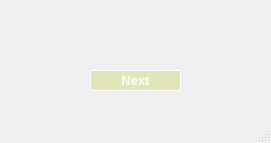
<?xml version="1.0" encoding="UTF-8"?>
<ui version="4.0">
 <class>MainWindow</class>
 <widget class="QMainWindow" name="MainWindow">
  <property name="geometry">
   <rect>
    <x>0</x>
    <y>0</y>
    <width>271</width>
    <height>143</height>
   </rect>
  </property>
  <property name="windowTitle">
   <string>MainWindow</string>
  </property>
  <widget class="QWidget" name="centralwidget">
   <widget class="QLabel" name="label">
    <property name="geometry">
     <rect>
      <x>0</x>
      <y>0</y>
      <width>271</width>
      <height>91</height>
     </rect>
    </property>
    <property name="text">
     <string/>
    </property>
    <property name="pixmap">
     <pixmap>../images/TBB_HT.png</pixmap>
    </property>
    <property name="scaledContents">
     <bool>true</bool>
    </property>
   </widget>
   <widget class="QPushButton" name="pushButton_Next">
    <property name="geometry">
     <rect>
      <x>90</x>
      <y>70</y>
      <width>91</width>
      <height>21</height>
     </rect>
    </property>
    <property name="font">
     <font>
      <pointsize>10</pointsize>
      <weight>75</weight>
      <bold>true</bold>
     </font>
    </property>
    <property name="mouseTracking">
     <bool>false</bool>
    </property>
    <property name="tabletTracking">
     <bool>false</bool>
    </property>
    <property name="styleSheet">
     <string notr="true">QPushButton {
	font-weight: bold;
    color: white;
	background-color: rgb(226, 229, 185);
    border-radius: 20px;
    border: 1px solid white;
}

QPushButton:hover {
    background-color: #D62828;
    color: yellow;
}

QPushButton:pressed {
    background-color: #B02A2A;
}</string>
    </property>
    <property name="text">
     <string>Next</string>
    </property>
    <property name="iconSize">
     <size>
      <width>90</width>
      <height>90</height>
     </size>
    </property>
   </widget>
  </widget>
  <widget class="QMenuBar" name="menubar">
   <property name="geometry">
    <rect>
     <x>0</x>
     <y>0</y>
     <width>271</width>
     <height>26</height>
    </rect>
   </property>
  </widget>
  <widget class="QStatusBar" name="statusbar"/>
 </widget>
 <resources/>
 <connections/>
</ui>
